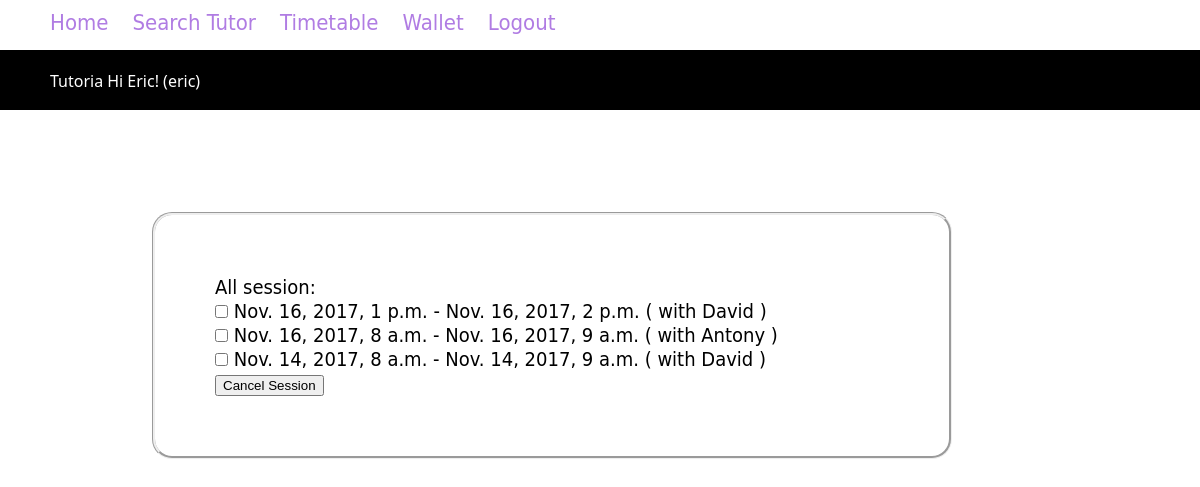
Page /timetable/ (signed in) on the earlier database version.
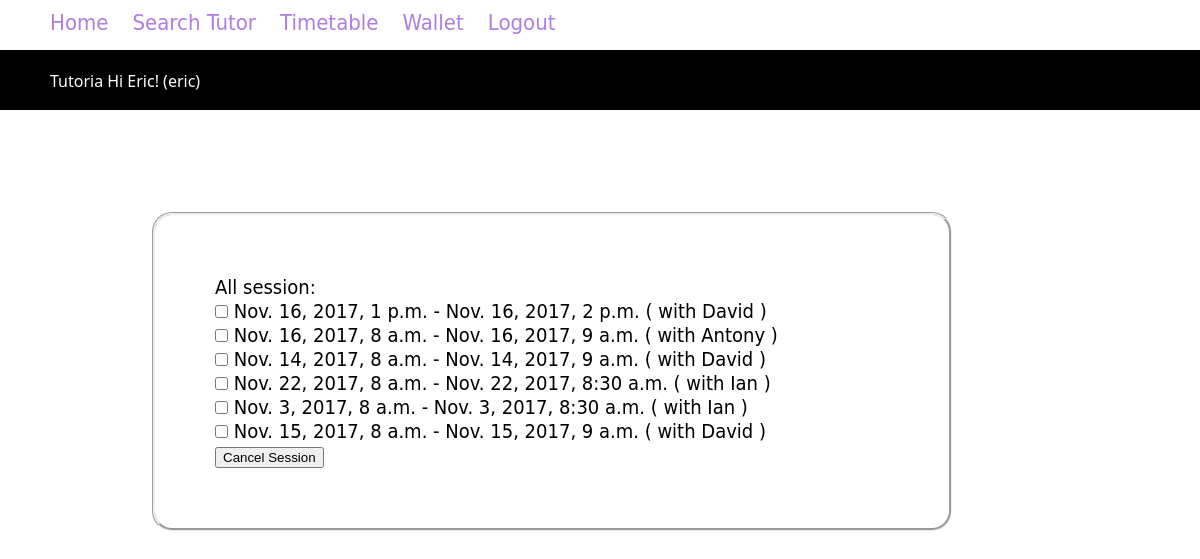
Same page on the later database version.
### core/models.py (models this page shows, shortened)
class Session(models.Model):
    student = models.ForeignKey(Student, on_delete=models.CASCADE)
    tutor = models.ForeignKey(Tutor, on_delete=models.CASCADE)
    booking_date = models.DateTimeField()
    start_date = models.DateTimeField()
    end_date = models.DateTimeField()
    status = models.CharField(max_length=10,default="booked")

class Tutor(models.Model):
    profile = models.OneToOneField(Profile, on_delete=models.CASCADE)
    tutor_type =  models.ForeignKey(TutorType, on_delete=models.CASCADE, blank=True, null=True )
    hourly_rate = models.IntegerField(blank=True,null=True)
    tags = models.ManyToManyField(Tag, blank=True)
    university = models.ForeignKey(University, on_delete=models.CASCADE, blank=True,null=True)
    courses = models.ManyToManyField(Course, blank=True)
    bio = models.CharField(max_length=500, blank=True,null=True)

class Profile(models.Model):
    user = models.OneToOneField(User, on_delete=models.CASCADE)
    phone = models.CharField(max_length=20)
    user_type =  models.ForeignKey(UserType, on_delete=models.CASCADE)

### core/views.py (the view)
# urls.py: url(r'^timetable/$', views.viewTimetable, name='view_timetable'),
@login_required
def viewTimetable(request):
    user_profile = request.user.profile
    if(user_profile.user_type.user_type=="tutor"):
        s = Session.objects.filter(tutor=user_profile.tutor)
    elif(user_profile.user_type.user_type=="student"):
        s = Session.objects.filter(student=user_profile.student)
    else:
        s = Session.objects.filter( Q( tutor= user_profile.tutor) | Q(student=user_profile.student))
    context={'session_list': s}
    if len(s)==0:
        return HttpResponse("You do not have any tutorial session yet.")
    return render(request, 'timetable.html', context)

### core/templates/timetable.html (shortened to what this page needs)
{% extends 'base.html' %}
{% block content %}
    All session:
    <form action="{% url 'cancel_session' %}" method="post">
        {% for s in session_list %}
            <input type="checkbox" name="session_id" value="{{s.id}}"/>{{s.booked_date}} {{s.start_date}} - {{s.end_date}} ( with {{s.tutor.profile.user.first_name}} )<br/>
        {% endfor %}
        <button type="submit" onclick="return check()">Cancel Session</button>
    </form>
{% endblock %}

### core/templates/base.html (shortened to what this page needs)
{% load static %}
<!DOCTYPE html>
<html>
<head>
  <link rel="stylesheet" href="{% static 'css/base.css' %}">
</head>
<body>
<div id="wrapper">
<header>
 <span>Tutoria</span>
{% if user.is_authenticated %}
 <span id="greeting">Hi {{ user.first_name }}! ({{ user.username }})</span>
{% endif %}
{% block nav %}
  <nav id="navigation">
   <ul>
      <a href="{% url 'homepage' %}"><li>Home</li></a>
    {% if user.is_authenticated %}
      <a href="{% url 'search_tutor' %}"><li>Search Tutor</li></a>
      <a href="{% url 'view_timetable' %}" ><li>Timetable</li></a>
      <a href="{% url 'view_wallet' %}" ><li>Wallet</li></a>
      <a href="{% url 'logout' %}"><li>Logout</li></a>  &nbsp;&nbsp;&nbsp;
    {% else %}
        <a href="{% url 'search_tutor' %}"><li>Search Tutor</li></a>
        <a href="{% url 'login' %}"><li>Login</li></a>
        <a href="{% url 'signup' %}"><li>Sign Up</li></a>
    {% endif %}
     </ul>
  </nav>
{% endblock %}
</header>
<div id="main">
<article>
<section class="box">
{% block content %}
{% endblock %}
</div>
</div>
</body>
</html>

### core/static/css/base.css (style rules this page uses)
* { margin:0 auto; padding:0 auto; }
html,body { height:100%; }
#wrapper { min-height:100%; position:relative; top:100px; }
a:link { text-decoration: none; }
header { background-color:rgba(0,0,0,1.00); color:white; height:60px; bottom:50px; position:relative; }
header span { font-family:Segoe, "Segoe UI", "DejaVu Sans", "Trebuchet MS", Verdana, sans-serif; position:relative; top:20px; left:50px; }
nav#navigation { position:fixed; border-radius:10px; top:0; left:0; right:0; width: 100%; height:50px; background-color:rgba(255,255,255,0.2); z-index: 1; }
nav#navigation ul { position:fixed; box-sizing:border-box; border-radius:10px; list-style:none; padding-bottom:15px; background-color:rgba(255,255,255,1.0); position:relative; top:5px; }
nav#navigation ul li { box-sizing:border-box; font-family:"Gill Sans", "Gill Sans MT", "Myriad Pro", "DejaVu Sans Condensed", Helvetica, Arial, sans-serif; font-size:22px; font-weight:300; display:inline; opacity: 0.51; background-color:rgba(255,255,255,1.00); border-radius:10px; color:rgba(102,0,201,1.00); position:relative; top:5px; padding-left:10px; padding-right:10px; }
#main { padding-top:50px; padding-bottom:50px; }
.box { font-size:20px; font-family:"Gill Sans", "Gill Sans MT", "Myriad Pro", "DejaVu Sans Condensed", Helvetica, Arial, sans-serif; box-sizing:border-box; width:800px; padding:60px; border:groove; border-radius:20px; margin:2px; position:relative; left:150px; }

Differences in the rows shown:
added Session: start_date "Nov. 22, 2017, 8 a.m.", end_date "Nov. 22, 2017, 8:30 a.m.", tutor.profile.user.first_name "Ian"
added Session: start_date "Nov. 3, 2017, 8 a.m.", end_date "Nov. 3, 2017, 8:30 a.m.", tutor.profile.user.first_name "Ian"
added Session: start_date "Nov. 15, 2017, 8 a.m.", end_date "Nov. 15, 2017, 9 a.m.", tutor.profile.user.first_name "David"
